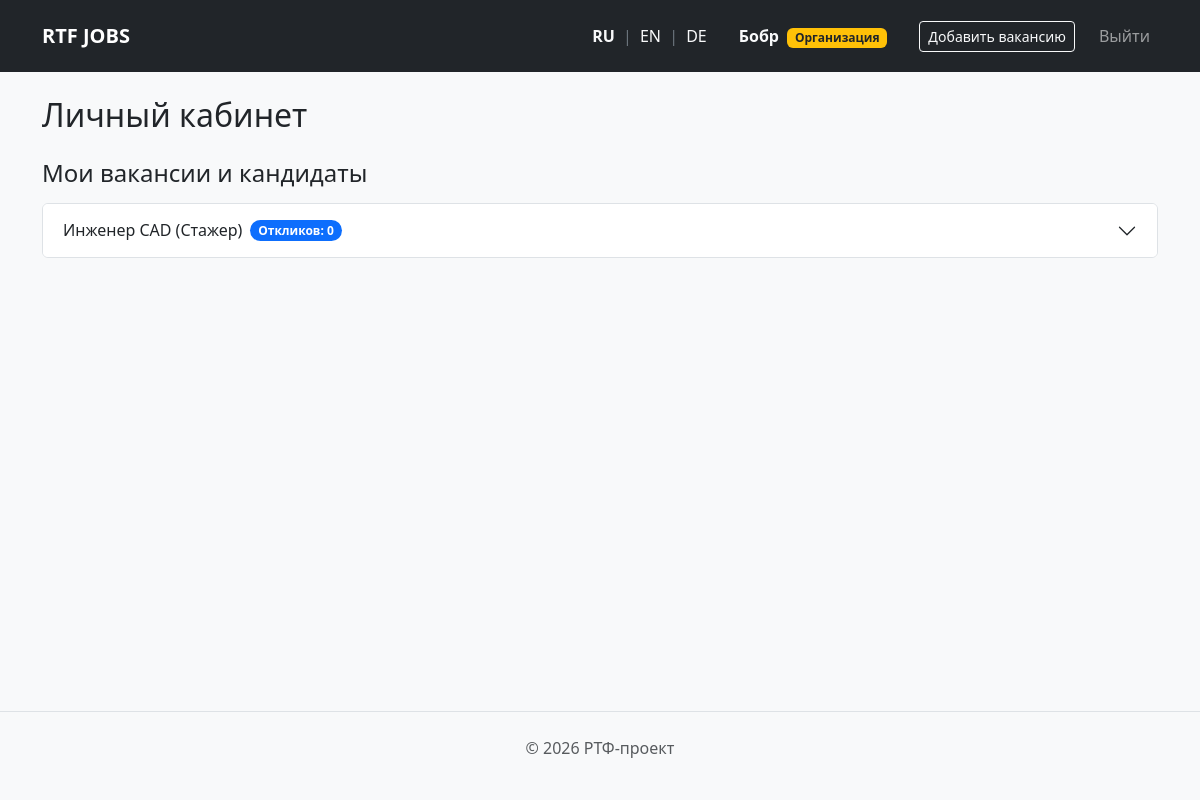
The app's page /dashboard (signed in) with its own data.
### app/models/vacancy.py (models this page shows)
class Vacancy(db.Model):
    __tablename__ = 'vacancies'
    id = db.Column(db.Integer, primary_key=True)
    title_ru = db.Column(db.String(150), nullable=False)
    title_en = db.Column(db.String(150))
    title_de = db.Column(db.String(150))
    description_ru = db.Column(db.Text, nullable=False)
    description_en = db.Column(db.Text)
    description_de = db.Column(db.Text)
    company = db.Column(db.String(150), nullable=False)
    salary_from = db.Column(db.Integer)
    salary_to = db.Column(db.Integer)
    employment_type = db.Column(db.String(50))
    is_internship = db.Column(db.Boolean, default=False)
    created_at = db.Column(db.DateTime, default=datetime.utcnow)
    department_id = db.Column(db.Integer, db.ForeignKey('departments.id'), nullable=False)
    author_id = db.Column(db.Integer, db.ForeignKey('users.id'), nullable=False)
    category_id = db.Column(db.Integer, db.ForeignKey('categories.id'), nullable=True)
    skills = db.relationship('Skill', secondary=vacancy_skills, backref=db.backref('vacancies', lazy='dynamic'))
    applications = db.relationship('Application', backref='vacancy', lazy=True)

### app/routes/auth.py (the view)
@auth_bp.route('/dashboard')
def dashboard():
    if 'user_id' not in session:
        flash("Пожалуйста, войдите в систему.", "warning")
        return redirect('/login')
    user_id = session['user_id']
    role = session.get('role')
    if role == 'student':
        applications = Application.query.filter_by(student_id=user_id).all()
        return render_template('dashboard.html', applications=applications, role=role)
    elif role == 'organization':
        my_vacancies = Vacancy.query.filter_by(author_id=user_id).all()
        return render_template('dashboard.html', vacancies=my_vacancies, role=role)

### templates/dashboard.html (shortened to what this page needs)
{% extends "base.html" %}
{% block content %}
<div class="row">
  <div class="col-12">
    <h2 class="mb-4">Личный кабинет</h2>
    {% if role == 'student' %}
      <h4>Мои отклики</h4>
      <div class="table-responsive">
        <table class="table table-hover mt-3 align-middle">
          <thead class="table-dark">
            <tr>
              <th>Вакансия</th>
              <th>Компания</th>
              <th>Дата</th>
              <th>Статус</th>
              <th>Действие</th>
            </tr>
          </thead>
          <tbody>
            {% for app in applications %}
            <tr>
              <td><a href="/vacancy/{{ app.vacancy.id }}">{{ app.vacancy.title_ru }}</a></td>
              <td>{{ app.vacancy.company }}</td>
              <td>{{ app.created_at.strftime('%d.%m.%Y') }}</td>
              <td>
                {% if app.status_id == 4 %}
                  <span class="badge bg-secondary">Черновик</span>
                {% elif app.status_id == 1 %}
                  <span class="badge bg-primary">На рассмотрении</span>
                {% elif app.status_id == 2 %}
                  <span class="badge bg-success">Приглашение</span>
                {% elif app.status_id == 3 %}
                  <span class="badge bg-danger">Отказ</span>
                {% endif %}
              </td>
              <td>
                {% if app.status_id == 4 %}
                  <a href="/apply/{{ app.vacancy.id }}" class="btn btn-sm btn-outline-primary">Дописать</a>
                {% endif %}
              </td>
            </tr>
            {% else %}
            <tr><td colspan="5" class="text-center">Вы еще никуда не откликались.</td></tr>
            {% endfor %}
          </tbody>
        </table>
      </div>
    {% elif role == 'organization' %}
      <h4>Мои вакансии и кандидаты</h4>
      <div class="accordion mt-3" id="vacanciesAccordion">
        {% for vac in vacancies %}
        <div class="accordion-item">
          <h2 class="accordion-header" id="heading{{ vac.id }}">
            <button class="accordion-button collapsed" type="button" data-bs-toggle="collapse" data-bs-target="#collapse{{ vac.id }}">
              {{ vac.title_ru }}
              <span class="badge bg-primary rounded-pill ms-2">Откликов: {{ vac.applications|length }}</span>
            </button>
          </h2>
              {% set ns = namespace(has_active=false) %}
        </div>
        {% else %}
        <p class="text-muted">У вас пока нет созданных вакансий.</p>
        {% endfor %}
      </div>
    {% endif %}
  </div>
</div>
{% endblock %}

### templates/base.html (shortened to what this page needs)
<!doctype html>
<html lang="ru">
  <head>
    <link
      href="https://cdn.jsdelivr.net/npm/bootstrap@5.3.0/dist/css/bootstrap.min.css"
      rel="stylesheet"
    />
  </head>
  <body class="bg-light d-flex flex-column min-vh-100">
    <nav class="navbar navbar-expand-lg navbar-dark bg-dark mb-4">
      <div class="container"> <a class="navbar-brand fw-bold" href="/">RTF JOBS</a>
        <div class="navbar-nav ms-auto align-items-center">
          <div class="me-4">
            {% set current_lang = session.get('lang', 'ru') %}
            <a href="/set_lang/ru" class="text-light text-decoration-none {% if current_lang == 'ru' %}fw-bold text-warning{% endif %}">RU</a>
            <span class="text-secondary mx-1">|</span>
            <a href="/set_lang/en" class="text-light text-decoration-none {% if current_lang == 'en' %}fw-bold text-warning{% endif %}">EN</a>
            <span class="text-secondary mx-1">|</span>
            <a href="/set_lang/de" class="text-light text-decoration-none {% if current_lang == 'de' %}fw-bold text-warning{% endif %}">DE</a>
          </div>
          {% if session.get('user_id') %}
            <span class="navbar-text me-4 text-light fw-bold">
              <a class="nav-link text-light" href="/dashboard">{{ session.get('user_name') }}
              {% if session.get('role') == 'student' %}
                <span class="badge bg-info text-dark ms-1">{{ t('student') }}</span>
              {% elif session.get('role') == 'organization' %}
                <span class="badge bg-warning text-dark ms-1">{{ t('organization') }}</span>
              {% endif %}</a>
            </span>
            {% if session.get('role') == 'organization' %}
              <a class="btn btn-outline-light btn-sm me-3" href="/add">{{ t('add_vacancy') }}</a>
            {% endif %}
            <a class="nav-link" href="/logout">{{ t('logout') }}</a>
          {% else %}
            <a class="nav-link" href="/login">{{ t('login') }}</a>
            <a class="nav-link" href="/register">{{ t('register') }}</a>
          {% endif %}
        </div>
      </div>
    </nav>
    <div class="container flex-grow-1">
      {% block content %}{% endblock %}
    </div>
    <footer class="text-center py-4 text-muted border-top mt-5">
      <p>&copy; 2026 {{ t('footer_text') }}</p>
    </footer>
  </body>
</html>

### records on screen
Vacancy: get "Бобр", title_ru "Инженер CAD (Стажер)", applications|length "0"

### other values on screen
{{ t('organization') }} "Организация"
{{ t('add_vacancy') }} "Добавить вакансию"
{{ t('logout') }} "Выйти"
{{ t('footer_text') }} "РТФ-проект"
